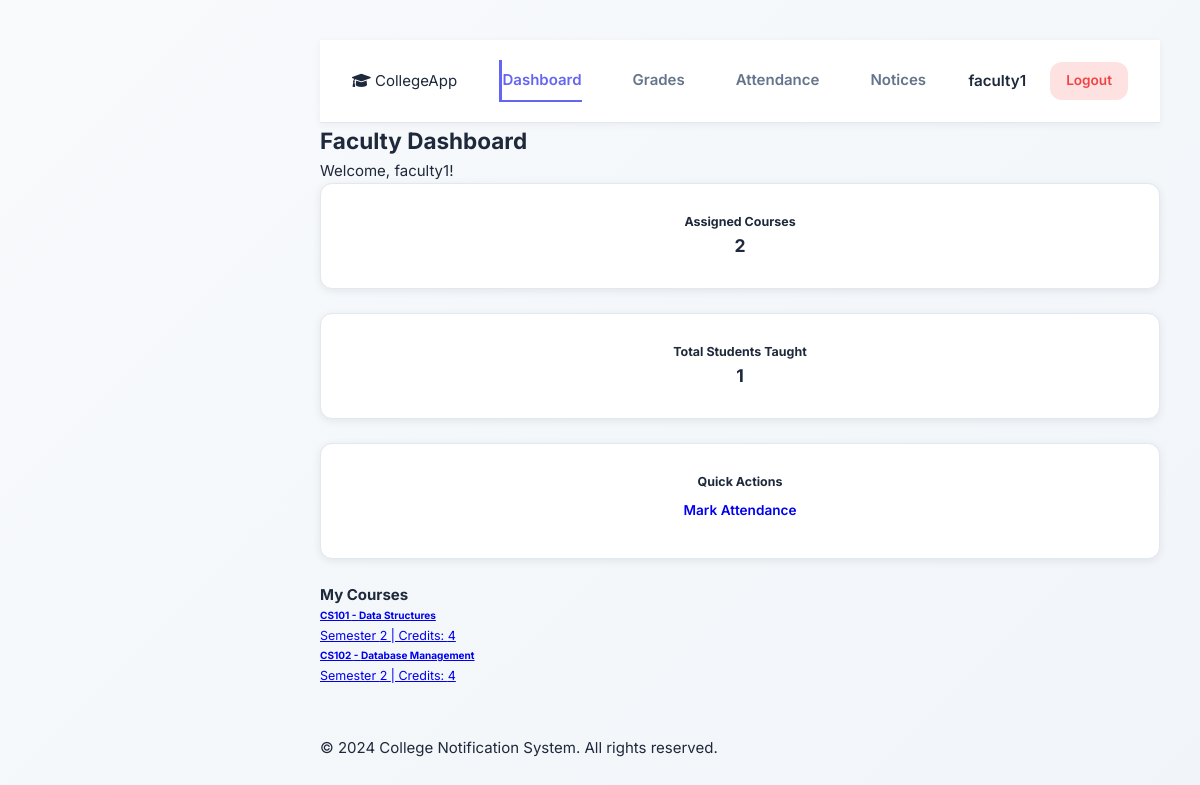
The app's page /faculty/dashboard (signed in) with its own data.
### tables this page shows
CREATE TABLE users (
  id INTEGER PRIMARY KEY AUTOINCREMENT,
  username TEXT UNIQUE NOT NULL,
  password TEXT NOT NULL,
  email TEXT,
  role TEXT NOT NULL,  -- 'admin', 'faculty', or 'student'
  created_at TEXT DEFAULT (datetime('now','localtime'))
);

CREATE TABLE courses (
  id INTEGER PRIMARY KEY AUTOINCREMENT,
  course_code TEXT UNIQUE NOT NULL,
  course_name TEXT NOT NULL,
  credits INTEGER,
  semester INTEGER,
  faculty_id INTEGER,
  description TEXT,
  created_at TEXT DEFAULT (datetime('now','localtime')),
  FOREIGN KEY (faculty_id) REFERENCES users(id)
);

### app.py (the view)
@app.route('/faculty/dashboard')
@login_required(role='faculty')
def faculty_dashboard():
    db = get_db()
    user = db.execute("SELECT id FROM users WHERE username=?", (session['user'],)).fetchone()
    if not user:
        flash("Faculty profile not found!")
        return redirect(url_for('login'))
    courses = db.execute("SELECT * FROM courses WHERE faculty_id=? ORDER BY course_code", (user['id'],)).fetchall()
    student_count = db.execute("""
        SELECT COUNT(DISTINCT e.student_id) FROM enrollments e
        JOIN courses c ON e.course_id = c.id
        WHERE c.faculty_id=?
    """, (user['id'],)).fetchone()[0]
    print(f"[INFO] Faculty {session['user']} accessed dashboard - {len(courses) if courses else 0} courses, {student_count} students")
    return render_template('faculty_dashboard.html', courses=courses, student_count=student_count)

### app.py (called while the page is built)
def get_db():
    if 'db' not in g:
        g.db = sqlite3.connect(DB)
        g.db.row_factory = sqlite3.Row
        g.db.execute("PRAGMA foreign_keys = ON")
    return g.db

### templates/faculty_dashboard.html (shortened to what this page needs)
{% extends "base.html" %}
{% block content %}
<div class="container mt-4">
    <h2>Faculty Dashboard</h2>
    <p class="text-muted">Welcome, {{ session['user'] }}!</p>
    <div class="row mt-4">
        <div class="col-md-4 mb-3">
            <div class="card text-center">
                <div class="card-body">
                    <h5 class="card-title">Assigned Courses</h5>
                    <h3 class="text-primary">{{ courses|length }}</h3>
                </div>
            </div>
        </div>
        <div class="col-md-4 mb-3">
            <div class="card text-center">
                <div class="card-body">
                    <h5 class="card-title">Total Students Taught</h5>
                    <h3 class="text-success">{{ student_count }}</h3>
                </div>
            </div>
        </div>
        <div class="col-md-4 mb-3">
            <div class="card text-center">
                <div class="card-body">
                    <h5 class="card-title">Quick Actions</h5>
                    <a href="{{ url_for('manage_attendance') }}" class="btn btn-sm btn-info">Mark Attendance</a>
                </div>
            </div>
        </div>
    </div>
    <h4 class="mt-5">My Courses</h4>
    {% if courses %}
    <div class="list-group">
        {% for course in courses %}
        <a href="{{ url_for('manage_grades', course_id=course['id']) }}" class="list-group-item list-group-item-action">
            <h6 class="mb-1">{{ course['course_code'] }} - {{ course['course_name'] }}</h5>
            <small>Semester {{ course['semester'] }} | Credits: {{ course['credits'] }}</small>
        </a>
        {% endfor %}
    </div>
    {% else %}
    <p class="text-muted">No courses assigned yet.</p>
    {% endif %}
</div>
{% endblock %}

### templates/base.html (shortened to what this page needs)
<!DOCTYPE html>
<html lang="en">
<head>
  <link rel="stylesheet" href="{{ url_for('static', filename='style.css') }}">
  <link rel="stylesheet" href="https://cdnjs.cloudflare.com/ajax/libs/font-awesome/6.0.0/css/all.min.css">
</head>
<body>
  {% if session.user %}
  <div class="app-container {% if session.role == 'student' %}layout-student{% endif %}">
    <main class="main-content">
      {% if session.role == 'student' %}
      <nav class="top-nav">
        <div class="nav-brand-mobile">
          <i class="fas fa-graduation-cap"></i> CollegeApp
        </div>
        <ul class="top-nav-links">
          <li><a href="{{ url_for('student_dashboard') }}" class="nav-link">Dashboard</a></li>
          <li><a href="{{ url_for('student_grades') }}" class="nav-link">Grades</a></li>
          <li><a href="{{ url_for('student_attendance') }}" class="nav-link">Attendance</a></li>
          <li><a href="{{ url_for('events') }}" class="nav-link">Events</a></li>
          <li><a href="{{ url_for('notifications') }}" class="nav-link">Notices</a></li>
        </ul>
        <div class="user-menu">
          <span class="user-name">{{ session.user }}</span>
          <a href="{{ url_for('logout') }}" class="btn btn-sm btn-danger">Logout</a>
        </div>
      </nav>
      {% elif session.role == 'faculty' %}
      <nav class="top-nav">
        <div class="nav-brand-mobile">
          <i class="fas fa-graduation-cap"></i> CollegeApp
        </div>
        <ul class="top-nav-links">
          <li><a href="{{ url_for('faculty_dashboard') }}" class="nav-link">Dashboard</a></li>
          <li><a href="{{ url_for('manage_grades') }}" class="nav-link">Grades</a></li>
          <li><a href="{{ url_for('manage_attendance') }}" class="nav-link">Attendance</a></li>
          <li><a href="{{ url_for('notifications') }}" class="nav-link">Notices</a></li>
        </ul>
        <div class="user-menu">
          <span class="user-name">{{ session.user }}</span>
          <a href="{{ url_for('logout') }}" class="btn btn-sm btn-danger">Logout</a>
        </div>
      </nav>
      {% endif %}
      <div class="content-wrapper">
        {% block content %}{% endblock %}
      </div>
      <footer class="main-footer">
        <p>&copy; 2024 College Notification System. All rights reserved.</p>
      </footer>
    </main>
  </div>
  {% else %}
  <div class="auth-wrapper">
    <div class="auth-card">
      {% block auth_content %}{% endblock %}
    </div>
  </div>
  {% endif %}
</body>
</html>

### static/style.css (style rules this page uses)
:root { --primary: #6366f1; --primary-dark: #4f46e5; --secondary: #ec4899; --success: #10b981; --warning: #f59e0b; --danger: #ef4444; --bg-body: #f8fafc; --bg-card: #ffffff; --text-main: #1e293b; --text-muted: #64748b; --border: #e2e8f0; --shadow: 0 10px 15px -3px rgba(0, 0, 0, 0.1); --shadow-sm: 0 1px 2px 0 rgba(0, 0, 0, 0.05); --radius: 0.75rem; --font-sans: 'Inter', system-ui, -apple-system, sans-serif; }
* { box-sizing: border-box; margin: 0; padding: 0; }
body { font-family: var(--font-sans); background: linear-gradient(135deg, #f8fafc 0%, #f1f5f9 100%); color: var(--text-main); line-height: 1.6; font-size: 15px; min-height: 100vh; display: flex; flex-direction: column; }
.app-container { display: flex; min-height: 100vh; }
.main-content { flex: 1; margin-left: 280px; padding: 2.5rem; width: calc(100% - 280px); display: flex; flex-direction: column; min-height: 100vh; }
.content-wrapper { flex: 1; }
.btn { display: inline-flex; align-items: center; justify-content: center; padding: 0.75rem 1.5rem; border-radius: var(--radius); font-weight: 600; text-decoration: none; transition: all 0.3s ease; border: none; cursor: pointer; gap: 0.5rem; font-size: 0.95rem; }
.btn-danger { background: #fee2e2; color: var(--danger); }
.btn-sm { padding: 0.5rem 1rem; font-size: 0.85rem; }
.card { background: var(--bg-card); border: 1px solid var(--border); border-radius: var(--radius); padding: 1.75rem; box-shadow: 0 2px 8px rgba(0, 0, 0, 0.08); margin-bottom: 1.5rem; transition: all 0.3s cubic-bezier(0.4, 0, 0.2, 1); }
.nav-link { display: flex; align-items: center; gap: 0.75rem; padding: 0.875rem 1.25rem; color: var(--text-muted); text-decoration: none; border-radius: var(--radius); border-left: 3px solid transparent; transition: all 0.3s ease; font-weight: 500; }
.nav-link.active { background: linear-gradient(135deg, rgba(99, 102, 241, 0.12), rgba(236, 72, 153, 0.08)); color: var(--primary); border-left-color: var(--primary); font-weight: 600; }
.text-center { text-align: center; }
.top-nav { background: white; border-bottom: 1px solid var(--border); padding: 1.25rem 2rem; display: flex; justify-content: space-between; align-items: center; position: sticky; top: 0; z-index: 40; box-shadow: 0 2px 8px rgba(0, 0, 0, 0.05); }
.top-nav-links { list-style: none; display: flex; gap: 3rem; margin: 0; padding: 0; }
.top-nav-links .nav-link { padding: 0.5rem 0; color: var(--text-muted); font-weight: 600; border-radius: 0; border-bottom: 2px solid transparent; transition: all 0.3s ease; }
.top-nav-links .nav-link:hover, .top-nav-links .nav-link.active { color: var(--primary); background: transparent; border-bottom-color: var(--primary); }
.user-menu { display: flex; align-items: center; gap: 1.5rem; }
.user-name { font-weight: 600; color: var(--text-main); font-size: 0.95rem; }

### records on screen
users: user "faculty1"
courses: course_code "CS101", course_name "Data Structures", semester "2", credits "4"
courses: course_code "CS102", course_name "Database Management", semester "2", credits "4"

### other values on screen
{{ courses|length }} "2"
{{ student_count }} "1"
